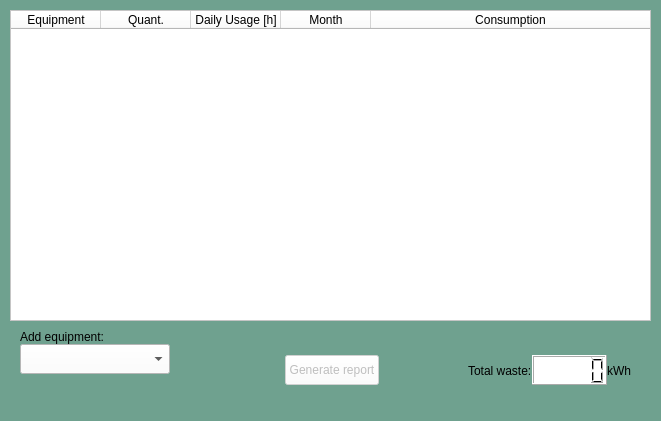
   <widget class="QWidget" name="home_widget" native="true">
    <property name="geometry">
     <rect>
      <x>150</x>
      <y>70</y>
      <width>661</width>
      <height>421</height>
     </rect>
    </property>
    <property name="styleSheet">
     <string notr="true">font: 25 10pt &quot;Segoe UI Semilight&quot;;background-color: rgb(111, 161, 143);
border-color: rgb(111, 161, 143);
gridline-color: rgb(111, 161, 143);
alternate-background-color: rgb(111, 161, 143);</string>
    </property>
    <widget class="QTableWidget" name="home_table">
     <property name="geometry">
      <rect>
       <x>10</x>
       <y>10</y>
       <width>641</width>
       <height>311</height>
      </rect>
     </property>
     <property name="focusPolicy">
      <enum>Qt::ClickFocus</enum>
     </property>
     <property name="contextMenuPolicy">
      <enum>Qt::ActionsContextMenu</enum>
     </property>
     <property name="styleSheet">
      <string notr="true">background-color: rgb(255, 255, 255);</string>
     </property>
     <property name="verticalScrollBarPolicy">
      <enum>Qt::ScrollBarAsNeeded</enum>
     </property>
     <property name="horizontalScrollBarPolicy">
      <enum>Qt::ScrollBarAlwaysOff</enum>
     </property>
     <property name="selectionMode">
      <enum>QAbstractItemView::SingleSelection</enum>
     </property>
     <property name="textElideMode">
      <enum>Qt::ElideMiddle</enum>
     </property>
     <property name="showGrid">
      <bool>true</bool>
     </property>
     <property name="gridStyle">
      <enum>Qt::SolidLine</enum>
     </property>
     <property name="sortingEnabled">
      <bool>true</bool>
     </property>
     <attribute name="horizontalHeaderCascadingSectionResizes">
      <bool>true</bool>
     </attribute>
     <attribute name="horizontalHeaderDefaultSectionSize">
      <number>90</number>
     </attribute>
     <attribute name="horizontalHeaderMinimumSectionSize">
      <number>20</number>
     </attribute>
     <attribute name="horizontalHeaderShowSortIndicator" stdset="0">
      <bool>true</bool>
     </attribute>
     <attribute name="horizontalHeaderStretchLastSection">
      <bool>true</bool>
     </attribute>
     <attribute name="verticalHeaderDefaultSectionSize">
      <number>30</number>
     </attribute>
     <column>
      <property name="text">
       <string>Equipment</string>
      </property>
     </column>
     <column>
      <property name="text">
       <string>Quant.</string>
      </property>
     </column>
     <column>
      <property name="text">
       <string>Daily Usage [h]</string>
      </property>
     </column>
     <column>
      <property name="text">
       <string>Month</string>
      </property>
     </column>
     <column>
      <property name="text">
       <string>Consumption</string>
      </property>
     </column>
    </widget>
    <widget class="QWidget" name="horizontalLayoutWidget_3">
     <property name="geometry">
      <rect>
       <x>20</x>
       <y>330</y>
       <width>611</width>
       <height>81</height>
      </rect>
     </property>
     <layout class="QHBoxLayout" name="horizontalLayout_3">
      <property name="spacing">
       <number>0</number>
      </property>
      <item>
       <layout class="QGridLayout" name="gridLayout_3">
        <item row="2" column="0">
         <spacer name="verticalSpacer">
          <property name="orientation">
           <enum>Qt::Vertical</enum>
          </property>
          <property name="sizeHint" stdset="0">
           <size>
            <width>20</width>
            <height>40</height>
           </size>
          </property>
         </spacer>
        </item>
        <item row="1" column="1">
         <widget class="QPushButton" name="home_btn_equipment">
          <property name="minimumSize">
           <size>
            <width>26</width>
            <height>26</height>
           </size>
          </property>
          <property name="maximumSize">
           <size>
            <width>26</width>
            <height>26</height>
           </size>
          </property>
          <property name="focusPolicy">
           <enum>Qt::NoFocus</enum>
          </property>
          <property name="toolTip">
           <string>Submit </string>
          </property>
          <property name="styleSheet">
           <string notr="true">QPushButton {
	border: solid transparent 1px;
	border-image: url(view/img/normal/Checkmark.png);
}
QPushButton:hover {
	border-image: url(view/img/hover/Checkmark.png);
}
QPushButton:pressed {
	border-image: url(view/img/normal/Checkmark.png);
}</string>
          </property>
          <property name="text">
           <string/>
          </property>
          <property name="iconSize">
           <size>
            <width>20</width>
            <height>20</height>
           </size>
          </property>
          <property name="flat">
           <bool>true</bool>
          </property>
         </widget>
        </item>
        <item row="1" column="0">
         <widget class="QComboBox" name="home_input_equipment">
          <property name="minimumSize">
           <size>
            <width>150</width>
            <height>30</height>
           </size>
          </property>
          <property name="maximumSize">
           <size>
            <width>150</width>
            <height>30</height>
           </size>
          </property>
          <property name="styleSheet">
           <string notr="true">background-color: rgb(255, 255, 255);</string>
          </property>
         </widget>
        </item>
        <item row="0" column="0">
         <widget class="QLabel" name="label">
          <property name="text">
           <string>Add equipment:</string>
          </property>
         </widget>
        </item>
       </layout>
      </item>
      <item>
       <spacer name="horizontalSpacer_8">
        <property name="orientation">
         <enum>Qt::Horizontal</enum>
        </property>
        <property name="sizeHint" stdset="0">
         <size>
          <width>40</width>
          <height>20</height>
         </size>
        </property>
       </spacer>
      </item>
      <item>
       <widget class="QPushButton" name="home_btn_generate_report">
        <property name="enabled">
         <bool>false</bool>
        </property>
        <property name="sizePolicy">
         <sizepolicy hsizetype="Fixed" vsizetype="Fixed">
          <horstretch>0</horstretch>
          <verstretch>0</verstretch>
         </sizepolicy>
        </property>
        <property name="maximumSize">
         <size>
          <width>50000</width>
          <height>30</height>
         </size>
        </property>
        <property name="baseSize">
         <size>
          <width>0</width>
          <height>0</height>
         </size>
        </property>
        <property name="cursor">
         <cursorShape>ArrowCursor</cursorShape>
        </property>
        <property name="focusPolicy">
         <enum>Qt::NoFocus</enum>
        </property>
        <property name="styleSheet">
         <string notr="true">background-color: rgb(255, 255, 255);</string>
        </property>
        <property name="text">
         <string>Generate report</string>
        </property>
        <property name="iconSize">
         <size>
          <width>32</width>
          <height>32</height>
         </size>
        </property>
        <property name="flat">
         <bool>false</bool>
        </property>
       </widget>
      </item>
      <item>
       <spacer name="horizontalSpacer_6">
        <property name="orientation">
         <enum>Qt::Horizontal</enum>
        </property>
        <property name="sizeHint" stdset="0">
         <size>
          <width>40</width>
          <height>20</height>
         </size>
        </property>
       </spacer>
      </item>
      <item>
       <widget class="QLabel" name="home_lbl_total_waste">
        <property name="text">
         <string>Total waste:</string>
        </property>
        <property name="margin">
         <number>2</number>
        </property>
       </widget>
      </item>
      <item>
       <widget class="QLCDNumber" name="home_input_total">
        <property name="minimumSize">
         <size>
          <width>75</width>
          <height>30</height>
         </size>
        </property>
        <property name="maximumSize">
         <size>
          <width>16777215</width>
          <height>30</height>
         </size>
        </property>
        <property name="styleSheet">
         <string notr="true">background-color: rgb(255, 255, 255);</string>
        </property>
       </widget>
      </item>
      <item>
       <widget class="QLabel" name="home_lbl_total_waste_unit">
        <property name="text">
         <string>kWh</string>
        </property>
        <property name="margin">
         <number>2</number>
        </property>
       </widget>
      </item>
     </layout>
    </widget>
    <widget class="QPushButton" name="home_table_update">
     <property name="geometry">
      <rect>
       <x>610</x>
       <y>280</y>
       <width>31</width>
       <height>30</height>
      </rect>
     </property>
     <property name="sizePolicy">
      <sizepolicy hsizetype="Fixed" vsizetype="Fixed">
       <horstretch>0</horstretch>
       <verstretch>0</verstretch>
      </sizepolicy>
     </property>
     <property name="maximumSize">
      <size>
       <width>50000</width>
       <height>30</height>
      </size>
     </property>
     <property name="baseSize">
      <size>
       <width>0</width>
       <height>0</height>
      </size>
     </property>
     <property name="cursor">
      <cursorShape>PointingHandCursor</cursorShape>
     </property>
     <property name="focusPolicy">
      <enum>Qt::NoFocus</enum>
     </property>
     <property name="autoFillBackground">
      <bool>false</bool>
     </property>
     <property name="styleSheet">
      <string notr="true">QPushButton {
	background-color: transparent;
	border: solid transparent 1px;
	border-image: url(view/img/normal/Update.png);
}
QPushButton:hover {
	border-image: url(view/img/hover/Update.png);
}
QPushButton:pressed {
	border-image: url(view/img/normal/Update.png);
}</string>
     </property>
     <property name="text">
      <string/>
     </property>
     <property name="iconSize">
      <size>
       <width>32</width>
       <height>32</height>
      </size>
     </property>
     <property name="shortcut">
      <string>Return</string>
     </property>
     <property name="default">
      <bool>false</bool>
     </property>
     <property name="flat">
      <bool>true</bool>
     </property>
    </widget>
   </widget>
